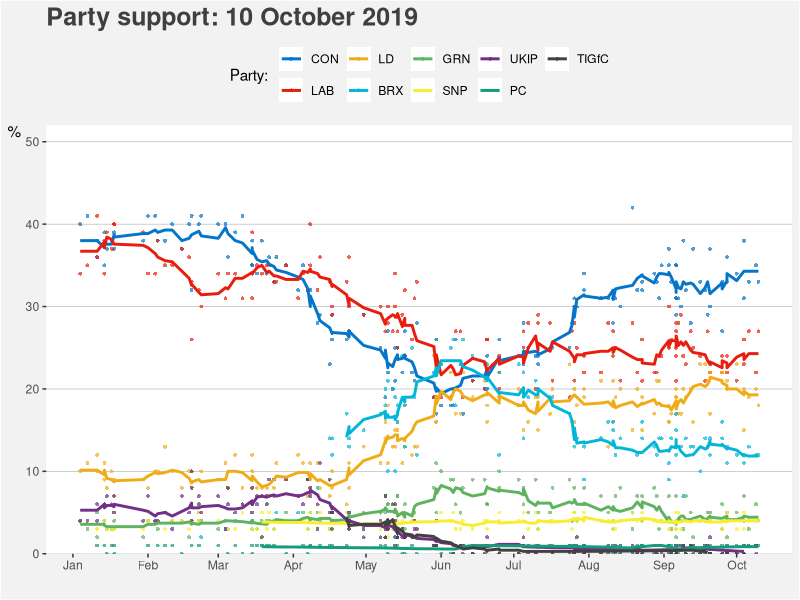

The R script that drew this image:
## ---- chunk 1
knitr::opts_chunk$set(echo = TRUE)
library(ggplot2)
library(dplyr)
library(reshape2)
library(Cairo)
library(zoo)
# faktyczne biblioteki sa ladowane tutaj, zeby uniknac komunikatow o warningach nizej
if (!knitr::is_latex_output()) {
  knitr::opts_chunk$set(dpi = 300, dev.args = list(type = "cairo"))
} # rozwiazanie problemow z anti-aliasingiem

## ---- chunk 2
library(ggplot2)
library(dplyr)
library(reshape2)
library(Cairo)
library(zoo)
options(stringsAsFactors = FALSE)
results <- read.csv("pollsovertime.csv")
# przekonwertowanie kolumny na date
results[,"Date"] <- as.Date(results[,"Date"], format="%d/%m/%y") 
d <- melt(results, id.vars = "Date", na.rm = TRUE) # ramka do wygodnego plotowaia
results_moving <- results # ramka z przesuwajaca sie srednia
results_moving[,2:10] <- rollmean(results[,2:10], 7, fill = "extend")
results_moving <- melt(results_moving, id.vars = "Date", na.rm=TRUE) 
## ---- chunk 3
p <- ggplot(d, aes(Date, value, col = variable), fill = factor(variable)) +
  labs(color="Party: ") + # nazwa legendy
  scale_color_manual( # nadanie odpowiednich kolorow odpowiednim partiom i skrotow
    labels=c("ConservativesCON" = "CON", # do legendy
             "LabourLAB" = "LAB", 
             "Lib.DemsLD" = "LD", 
             "Brexit.PartyBRX" = "BRX", 
             "GreenGRN" = "GRN", 
             "SNPSNP" = "SNP",
             "Plaid.CymruPC"="PC", 
             "UKIPUKIP" = "UKIP", 
             "The.Independent.Group.for.ChangeTIGfC"="TIGfC"),
    values = c("ConservativesCON" = "#0575C9",
                       "LabourLAB" = "#E91D0E",
                       "Lib.DemsLD" = "#EFAC18",
                       "Brexit.PartyBRX" = "#02B6D7",
                       "GreenGRN" = "#5FB25F",
                       "SNPSNP" = "#F8ED2E",
                       "UKIPUKIP" = "#712F87",
                       "Plaid.CymruPC"="#159B78",
                       "The.Independent.Group.for.ChangeTIGfC"="#414142")) +
  geom_point(alpha=0.7, shape=16, size=1) + # wyniki poszczegolnych sondazy
  geom_line(data=results_moving, aes(Date, value), size=1) + # trend line
  scale_x_date(date_breaks = "1 month", # ustalenie skali takiej jak w oryginale
               date_labels = "%b", name = "") + 
  scale_y_continuous(name="%", expand = c(0, 0)) + # przesuniecie do 0 jak w oryginale
  ggtitle("Party support: 10 October 2019")+ 
  theme( # nadanie stylu tak jak w oryginalnym wykresie
    legend.position = "top",
    legend.direction = "horizontal",
    legend.background = element_blank(),
    panel.grid.major.x = element_blank(),
    panel.grid.minor.x = element_blank(),
    panel.grid.major.y = element_line( size=.2, color="#AEAEB5"),
    panel.grid.minor.y = element_blank(),
    axis.title.y = element_text(angle=0, vjust=1, hjust=1),
    plot.background = element_rect(fill = "#F2F2F2"),
    panel.background = element_rect(fill="white"),
    plot.title = element_text(face="bold", colour = "#3f3f42", size = "18")
  ) + coord_cartesian(ylim=c(0, 52))
## ---- chunk 4
p
